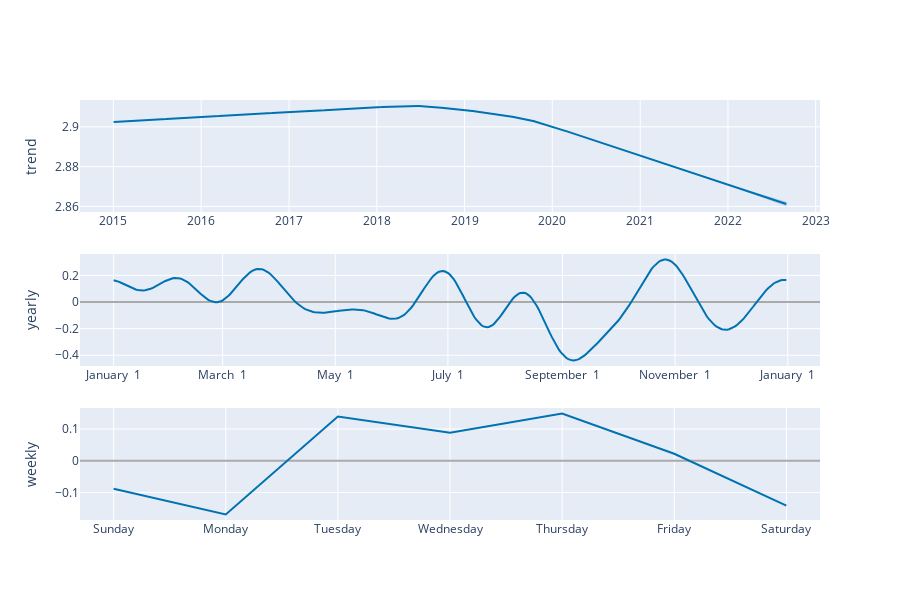

Notebook cell for this chart:
### Code cell
plot_components_plotly(m, forecast)

### Figure 1 — Plotly figure (JSON) as saved in the notebook; plotly's stock layout.template omitted (floating-point values rounded to 4 significant figures; data arrays with more than 128 entries replaced by an {"elided": "..."} marker saying what was removed)
{"data": [{"line": {"color": "#0072B2", "width": 2}, "mode": "lines", "name": "trend", "type": "scatter", "x": {"elided": "2619 str values"}, "xaxis": "x", "y": {"elided": "2619 float values"}, "yaxis": "y"}, {"line": {"color": "rgba(0, 114, 178, 0.2)", "width": 0}, "mode": "lines", "name": "trend_upper", "type": "scatter", "x": {"elided": "2619 str values"}, "xaxis": "x", "y": {"elided": "2619 float values"}, "yaxis": "y"}, {"fill": "tonexty", "fillcolor": "rgba(0, 114, 178, 0.2)", "line": {"color": "rgba(0, 114, 178, 0.2)", "width": 0}, "mode": "lines", "name": "trend_lower", "type": "scatter", "x": {"elided": "2619 str values"}, "xaxis": "x", "y": {"elided": "2619 float values"}, "yaxis": "y"}, {"line": {"color": "#0072B2", "width": 2}, "mode": "lines", "name": "yearly", "type": "scatter", "x": {"elided": "365 str values"}, "xaxis": "x2", "y": {"elided": "365 float values"}, "yaxis": "y2"}, {"line": {"color": "#0072B2", "width": 2}, "mode": "lines", "name": "weekly", "type": "scatter", "x": ["2017-01-01T00:00:00", "2017-01-02T00:00:00", "2017-01-03T00:00:00", "2017-01-04T00:00:00", "2017-01-05T00:00:00", "2017-01-06T00:00:00", "2017-01-07T00:00:00"], "xaxis": "x3", "y": [-0.08816, -0.1688, 0.1393, 0.0881, 0.1485, 0.02216, -0.1411], "yaxis": "y3"}], "layout": {"height": 600, "showlegend": false, "width": 900, "xaxis": {"anchor": "y", "domain": [0, 1], "range": ["2014-08-15T01:12:00", "2023-01-18T22:48:00"], "type": "date"}, "xaxis2": {"anchor": "y2", "domain": [0, 1], "range": ["2016-12-13T18:54:02.958904115", "2018-01-18T11:04:57.863013581"], "tickformat": "%B %e", "type": "date"}, "xaxis3": {"anchor": "y3", "domain": [0, 1], "range": ["2016-12-31T16:48:00", "2017-01-07T07:12:00"], "tickformat": "%A", "type": "date"}, "yaxis": {"anchor": "x", "domain": [0.7333, 1], "rangemode": "normal", "title": {"text": "trend"}, "zerolinecolor": "#AAA"}, "yaxis2": {"anchor": "x2", "domain": [0.3667, 0.6333], "title": {"text": "yearly"}, "zerolinecolor": "#AAA"}, "yaxis3": {"anchor": "x3", "domain": [0, 0.2667], "title": {"text": "weekly"}, "zerolinecolor": "#AAA"}}}
